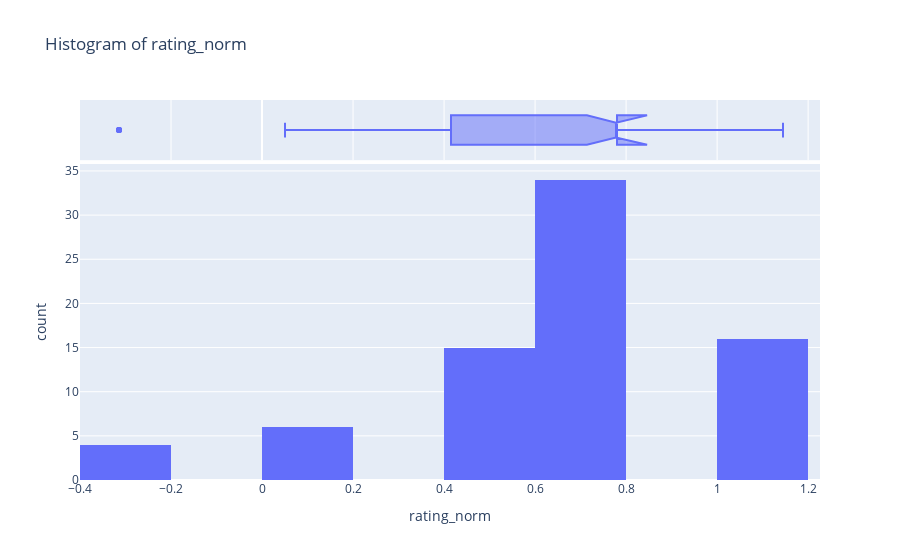

Source (notebook cell):
### Code cell
univariate('rating_norm', outliers = 'no', df=df[df['significance'] == 'Religious'])

### Figure 1 — Plotly figure (JSON) as saved in the notebook; plotly's stock layout.template omitted (floating-point values rounded to 4 significant figures)
{"data": [{"alignmentgroup": "True", "bingroup": "x", "hovertemplate": "rating_norm=%{x}<br>count=%{y}<extra></extra>", "legendgroup": "", "marker": {"color": "#636efa", "pattern": {"shape": ""}}, "name": "", "nbinsx": 8, "offsetgroup": "", "orientation": "v", "showlegend": false, "type": "histogram", "x": [0.4153, 0.0505, 1.145, 0.78, -0.3142, 0.4153, 0.78, 0.78, -0.3142, 0.78, 0.78, 1.145, -0.3142, 0.4153, 0.4153, 0.78, 0.4153, 0.78, 0.78, 0.78, 0.78, 0.0505, 1.145, 1.145, -0.3142, 0.78, 1.145, 0.4153, 0.0505, 1.145, 1.145, 1.145, 0.78, 0.78, 1.145, 1.145, 0.0505, 1.145, 0.78, 0.0505, 0.78, 0.78, 0.78, 1.145, 1.145, 0.78, 0.78, 0.4153, 0.4153, 0.78, 0.4153, 0.78, 1.145, 0.4153, 0.78, 0.78, 0.78, 0.78, 0.78, 0.78, 0.4153, 0.78, 0.4153, 0.78, 0.4153, 0.0505, 0.78, 0.78, 0.4153, 0.78, 0.78, 1.145, 1.145, 0.78, 0.4153], "xaxis": "x", "yaxis": "y"}, {"alignmentgroup": "True", "hovertemplate": "<b>%{hovertext}</b><br><br>rating_norm=%{x}<extra></extra>", "hovertext": ["Akshardham Temple", "Lotus Temple", "Siddhivinayak Temple", "Mahalaxmi Temple", "Haji Ali Dargah", "ISKCON Temple Bangalore", "Birla Mandir", "Dakshineswar Kali Temple", "Kalighat Kali Temple", "Belur Math", "Dwarkadhish Temple", "Somnath Temple", "Pushkar Lake", "Ajmer Sharif Dargah", "Dilwara Temples", "Padmanabhaswamy Temple", "Badami Cave Temples", "Murudeshwar Temple", "Halebidu Hoysaleswara Temple", "Sai Baba Temple", "Ganapatipule Temple", "Deekshabhoomi", "Mahalakshmi Temple", "Mahakaleshwar Jyotirlinga", "Narmada Udgam Temple", "Dalai Lama Temple", "Key Monastery", "Manikaran Sahib", "Har Ki Pauri", "Badrinath Temple", "Gangotri Temple", "Tungnath Temple", "Kashi Vishwanath Temple", "Krishna Janmabhoomi", "Ram Janmabhoomi", "Banke Bihari Temple", "Triveni Sangam", "Augarnath Temple", "Vaishno Devi", "Amarnath Cave", "Thiksey Monastery", "Diskit Monastery", "Thiksey Monastery", "Prem Mandir", "Barsana Mandir", "Kankalitala Temple", "Jagannath Temple", "Lingaraj Temple", "Tara Tarini Temple", "Meenakshi Amman Temple", "Ramanathaswamy Temple", "Marudamalai Temple", "Brihadeeswarar Temple", "Nellaiappar Temple", "Nataraja Temple", "Kanaka Durga Temple", "Mallikarjuna Swamy Temple", "Amaravathi Temple", "Prasanthi Nilayam", "Simhachalam Temple", "Pemayangtse Monastery", "Char Dham", "Rumtek Monastery", "Baba Harbhajan Singh Temple", "Kamakhya Temple", "Hayagriva Madhava Temple", "Tawang Monastery", "Baba Baidyanath Temple", "Pahari Mandir", "Mahabodhi Temple", "Takhat Shri Harimandir Ji Patna Sahib", "Gurudwara Bangla Sahib", "Kedarnath", "Ramanathaswamy Temple", "Akshardham"], "legendgroup": "", "marker": {"color": "#636efa"}, "name": "", "notched": true, "offsetgroup": "", "showlegend": false, "type": "box", "x": [0.4153, 0.0505, 1.145, 0.78, -0.3142, 0.4153, 0.78, 0.78, -0.3142, 0.78, 0.78, 1.145, -0.3142, 0.4153, 0.4153, 0.78, 0.4153, 0.78, 0.78, 0.78, 0.78, 0.0505, 1.145, 1.145, -0.3142, 0.78, 1.145, 0.4153, 0.0505, 1.145, 1.145, 1.145, 0.78, 0.78, 1.145, 1.145, 0.0505, 1.145, 0.78, 0.0505, 0.78, 0.78, 0.78, 1.145, 1.145, 0.78, 0.78, 0.4153, 0.4153, 0.78, 0.4153, 0.78, 1.145, 0.4153, 0.78, 0.78, 0.78, 0.78, 0.78, 0.78, 0.4153, 0.78, 0.4153, 0.78, 0.4153, 0.0505, 0.78, 0.78, 0.4153, 0.78, 0.78, 1.145, 1.145, 0.78, 0.4153], "xaxis": "x2", "yaxis": "y2"}], "layout": {"autosize": true, "barmode": "relative", "legend": {"tracegroupgap": 0}, "title": {"text": "Histogram of rating_norm"}, "xaxis": {"anchor": "y", "autorange": true, "domain": [0, 1], "range": [-0.4, 1.226], "title": {"text": "rating_norm"}, "type": "linear"}, "xaxis2": {"anchor": "y2", "autorange": true, "domain": [0, 1], "matches": "x", "range": [-0.4, 1.226], "showgrid": true, "showticklabels": false, "type": "linear"}, "yaxis": {"anchor": "x", "autorange": true, "domain": [0, 0.8316], "range": [0, 35.79], "title": {"text": "count"}}, "yaxis2": {"anchor": "x2", "autorange": true, "domain": [0.8416, 1], "matches": "y2", "range": [-0.5, 0.5], "showgrid": false, "showline": false, "showticklabels": false, "ticks": "", "type": "category"}}}
